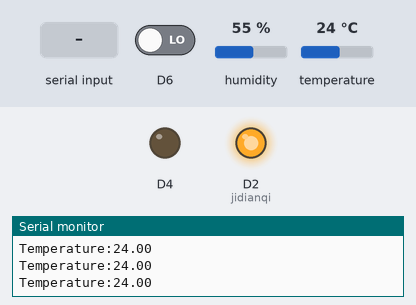
Bench run of a sketch on a simulated ESP8266 (NodeMCU). Shown: output pins drawn as LEDs (lit = HIGH), the last lines printed to the serial monitor. Inputs (shaded band) come from the test bench; at power-on: temperature 24 °C, D6 LOW, humidity 55 %. WiFi joins after 1.5 s; servers stay silent unless stated; no MQTT or app messages arrive unless stated.

Above: at 3.2 s.
3.3 s: temperature set to 29 °C
4.8 s: temperature set to 32 °C
At 6.2 s:
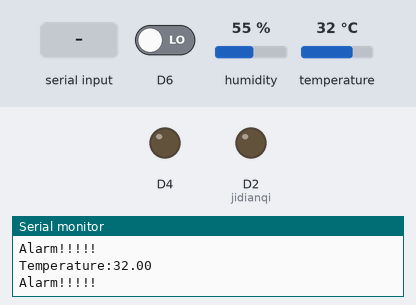
6.5 s: "a" received over Serial
At 7.7 s:
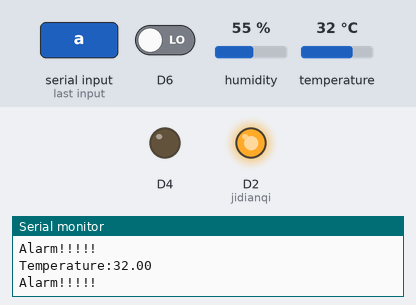
8.0 s: "b" received over Serial
At 8.9 s:
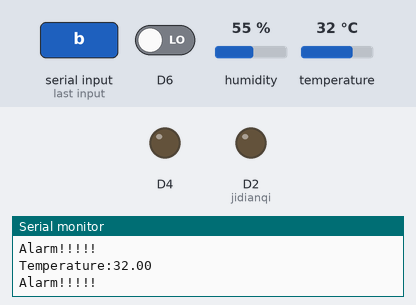
Timing chart, 0 to 10.6 s (numbered marks = the images above; inputs shaded):
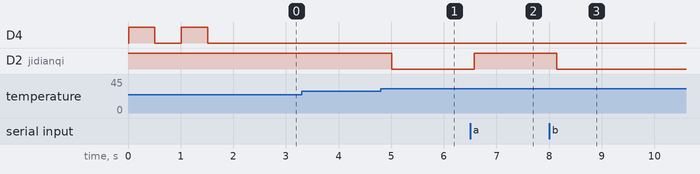

The sketch:

nodeMCU.ino
```cpp
#include <SoftwareSerial.h>
#include <ESP8266WiFi.h>
#include <PubSubClient.h>
#include <SimpleDHT.h>
#include <ArduinoJson.h>


SoftwareSerial mySerial(4, 5); // RX, TX
const char* ssid = "iPhone";
const char* password ="wwp123456";
const char* mqtt_server = "123.206.127.199";

WiFiClient espClient;    //定义对象
PubSubClient client(espClient);


char msg[50];   //信息
char msg0[50];
char sensor[100]="123";
int value;

//继电器
int Appkey=-1;
int border=30;
int jidianqi=D2;


float temperature = 0;
int pinDHT11 = D7;//温度传感器
SimpleDHT11 dht11;


void setup() {
  pinMode(jidianqi,OUTPUT);
  digitalWrite(jidianqi,HIGH);
  pinMode(BUILTIN_LED, OUTPUT);     // Initialize the BUILTIN_LED pin as an output

  Serial.begin(9600);
  mySerial.begin(9600);
  setup_wifi();
  client.setServer(mqtt_server, 1883);
  client.setCallback(callback);
}
///////////////////////////////////////////////////////////////////////////////////////////////////
void setup_wifi() {
  delay(10);
  // We start by connecting to a WiFi network
  Serial.println();
  Serial.print("Connecting to ");
  Serial.println(ssid);
  WiFi.begin(ssid, password);
  while (WiFi.status() != WL_CONNECTED) {
    digitalWrite(BUILTIN_LED, HIGH);
    delay(500);
    Serial.print(".");
    digitalWrite(BUILTIN_LED, LOW);
    delay(500);
  }
  Serial.println("");
  Serial.println("WiFi connected");
  Serial.println("IP address: ");
  Serial.println(WiFi.localIP());
}


void callback(char* topic, byte* payload, unsigned int length) {
  Serial.print("Message arrived [");
  Serial.print(topic);
  Serial.print("] ");
  for (int i = 0; i < length; i++) {
    Serial.print((char)payload[i]);
  }
  Serial.println();
  // Switch on the LED if an 1 was received as first character
  if ((char)payload[0] == '1') {
    digitalWrite(BUILTIN_LED, LOW);   // Turn the LED on (Note that LOW is the voltage level
    // but actually the LED is on; this is because
    // it is acive low on the ESP-01)
  } else {
  }
}

void reconnect() {
  // Loop until we're reconnected
  while (!client.connected()) {
    Serial.print("Attempting MQTT connection...");
    // Attempt to connect
    if (client.connect("ESP8266Client2")) {
      Serial.println("connected");
      // Once connected, publish an announcement...
      //client.publish("HIGH", "success");
      // ... and resubscribe
//      client.subscribe("inTopic");
    } else {
      Serial.print("failed, rc=");
      Serial.print(client.state());
      Serial.println(" try again in 5 seconds");
      // Wait 5 seconds before retrying
      delay(5000);
    }
  }
}


///////////////////////////////////////////////////////////////////////////////////////////////////
void loop() {
  int changemod;
  if (!client.connected()) {
    reconnect();
  }
  client.loop();
temperature=getT();  //实时采集温度
Serial.print("Temperature:");
Serial.println(temperature);
check();
changemod=changemode();//模式选择
if(changemod==1)
    LIGHT();     //光感控制模式
else
  {
    phone();     //手机远程控制
    }
encodeJson();
delay(200);
}
///////////////////////////////////////////////////////////////////////////////////////////////////
void check()
{
     //当继电器打开时，检测温度。（温度高于25度灯亮；反之亦然）

  if(temperature>border)
  {
    Serial.println("Alarm!!!!!");
    digitalWrite(D1,HIGH);
    digitalWrite(jidianqi,LOW);
  }

  if(temperature<=border)
  {
    //Serial.println("Normal");
    digitalWrite(D1,LOW);
    if(value<500||Appkey==1)
        digitalWrite(jidianqi,HIGH);
    else
        digitalWrite(jidianqi,LOW);
  }

}

int changemode()     //模式切换
{
  int mod=digitalRead(D6);
  return mod;
  }


void LIGHT(){          //采集光强
  value = analogRead(A0);
 // Serial.println(value);
  Serial.println();
  sensor[0]=value/100+'0';
  sensor[1]=value/10%10+'0';
  sensor[2]=value%100%10+'0';
  sensor[3]='\0';
 // Serial.println(sensor);
  }

void encodeJson(){       //转成json数据
  DynamicJsonBuffer jsonBuffer;
  JsonObject& root1 = jsonBuffer.createObject();
  root1["CLOSE"] = "oo";

  JsonObject& root2 = jsonBuffer.createObject();
  root2["CLOSE"] = "cc";

  root1.printTo(msg);
  root2.printTo(msg0);

 // Serial.println(msg);
 // Serial.println(msg0);

   if(value>500)
   {
    client.publish("chuanglian",msg);
    //digitalWrite(jidianqi,LOW);
   }
  else {
    client.publish("chuanglian",msg0);
    //digitalWrite(jidianqi,HIGH);
  }
  }


void phone()    //手机模式下收到的数据
{
   while(Serial.available())
  {
    char c=Serial.read();
    if(c=='a')
    {
      digitalWrite(jidianqi,HIGH);
      Appkey=1;
      Serial.println("i have TurnOn AppKeyOn");
    }
    else if(c=='b')
    {
      digitalWrite(jidianqi,LOW);
      Serial.println("i have TurnDown AppKeyOn");
      Appkey=0;
    }
  }

  if(Appkey==1)       //手机发送，接收到a打开继电器
  {
    digitalWrite(jidianqi,HIGH);
  }
   if(Appkey==0)
  {
    digitalWrite(jidianqi,LOW);
  }

}


double getT()      //采集温度
{
  byte temperature=0;
  byte humidity = 0;
  int err = SimpleDHTErrSuccess;
  if ((err = dht11.read(pinDHT11, &temperature, &humidity, NULL)) != SimpleDHTErrSuccess) {
    Serial.print("Read DHT11 failed, err="); Serial.println(err);delay(1000);
    return temperature;
  }

 // Serial.print("Sample OK: ");
  //Serial.print((int)temperature); Serial.print(" *C, ");
  //Serial.print((int)humidity); Serial.println(" H");
  return temperature;
  }
```

Measured:
- the behaviour switches between 30 and 31 °C on temperature (found by bisection; images 0 and 1)
- after the input at 4.8 s, D2 (jidianqi): HIGH → LOW after 0.21 s
- after the input at 6.5 s, D2 (jidianqi): LOW → HIGH after 0.08 s
- after the input at 8.0 s, D2 (jidianqi): HIGH → LOW after 0.15 s
